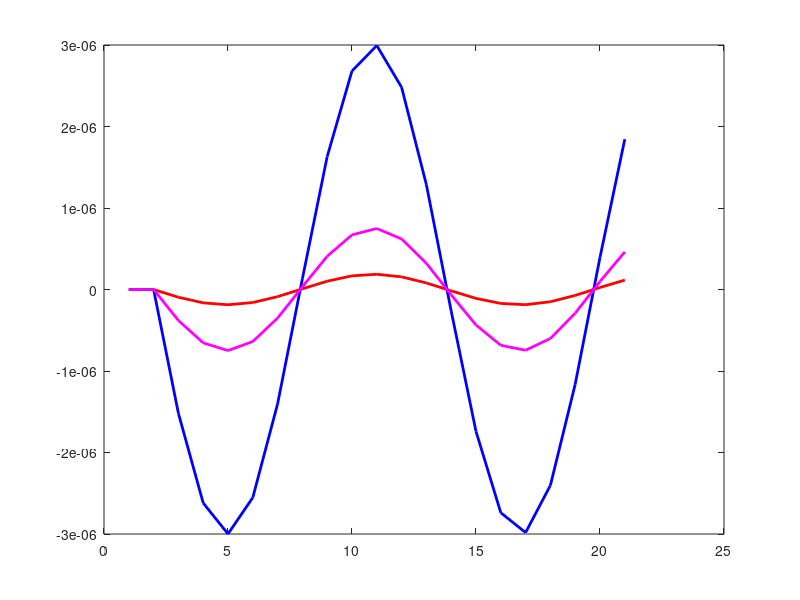

MATLAB code for this plot:
clear
%properties
den = 3000;
wd = 0.1; ht = 0.2;  len = 0.5;
area = wd * ht;
E = 10^10;
I = (len*wd^3)/12;
n=input('Enter no of nodes :');
l = len/(n-1);
M1 = (den*l*area/420)*[156 22*l 54 -13*l;22*l 4*l*l 13*l -3*l*l;54 13*l 156 -22*l;-13*l -3*l*l -22*l 4*l*l];
K1 = (E*I/l^3)*[12 6*l -12 6*l;6*l 4*l*l -6*l 2*l*l;-12 -6*l 12 -6*l;6*l 2*l*l -6*l 4*l*l];
K = zeros(2*n,2*n);
M = zeros(2*n,2*n);
%Matrix stiffness and mass
for i=1:2:2*(n-1)
    for j=1:4
        for l=1:4
            K(i+j-1,i+l-1) = K(i+j-1,i+l-1) + K1(j,l);
            M(i+j-1,i+l-1) = M(i+j-1,i+l-1) + M1(j,l);
        end
    end
end
%boundary conditions
    K(1,:)=[];
    K(1,:)=[]; % Second row
    K(:,1)=[];
    K(:,1)=[]; % Second column
    M(1,:)=[];
    M(1,:)=[]; % Second row
    M(:,1)=[];
    M(:,1)=[]; % Second column 
%initialise values
a = 10;
w = 100;
alpha = 0.25;
gamma = 0.5;
dt = 1;     %timestep
tf = 20;     %time end
fprintf('Freq is :');
Freq = w / (2*pi);
disp(Freq);
%integration constants
a0 = 1/(alpha*dt^2); 
a1 = gamma/(alpha*dt);
a2 = 1/(alpha*dt);  
a3 = 1/(2*alpha)-1;
a4 = (gamma/alpha)-1; 
a5 = dt/2*(gamma/alpha-2);
a6 = dt*(1-alpha);  
a7 = (gamma/alpha-2);
t = 0;
i = 1;
U = zeros(2*(n-1),tf/dt);
V = zeros(2*(n-1),tf/dt);
A = zeros(2*(n-1),tf/dt);
V(:,i+1) = V(:,i) + [(1-gamma)*A(:,i) + gamma*A(:,i+1)]*dt;
U(:,i+1) = U(:,i) + dt*V(:,i) + [(0.5-alpha)*A(:,i) + alpha*A(:,i+1)]*dt^2;
F = zeros(2*(n-1),tf/dt);
Keff= K + a0*M;
while t<tf
    F(2*(n-1),i) = a*sin(w*t);
    Feff = F(:,i) + M*(a0*U(:,i) + a2*V(:,i) + 2*A(:,i));
    U(:,i+1) =inv(Keff)*Feff ;
    A(:,i+1) = a0*(U(:,i+1) - U(:,i)) - a2*V(:,i) - a3*A(:,i);
    V(:,i+1) = V(:,i) + a6*A(:,i) + a7*A(:,i+1);
    t = t + dt;
    i = i + 1;
end
plot(U(1,:),'red','lineWidth',2); hold on;
plot(U(2,:),'blue','lineWidth',2); hold on;
plot(U(3,:),'magenta','lineWidth',2);

 


